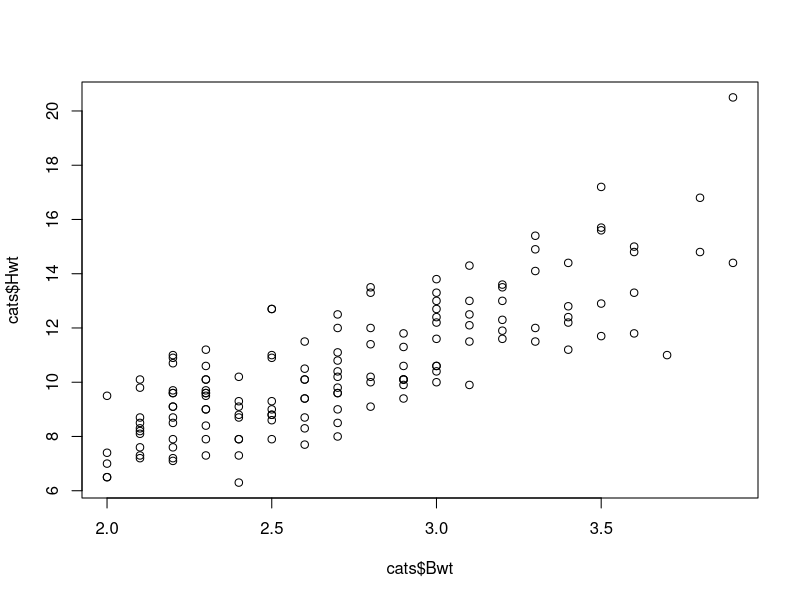
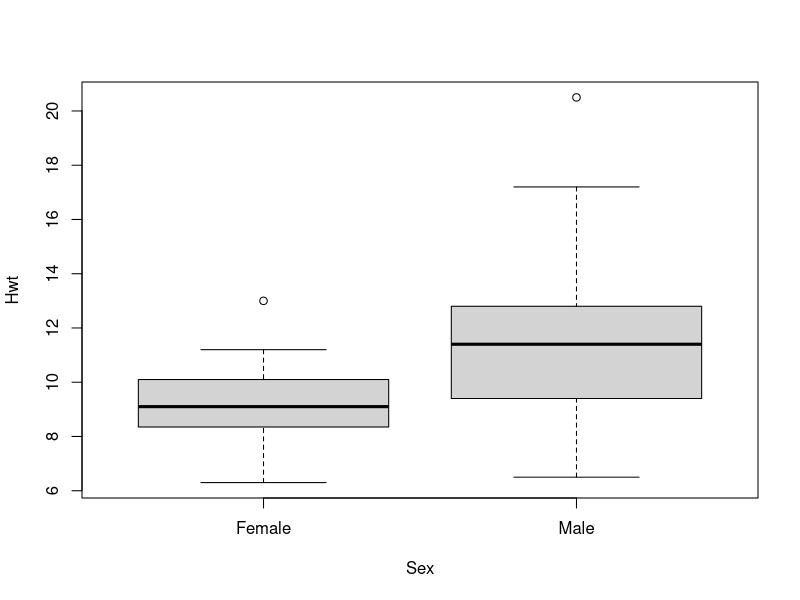
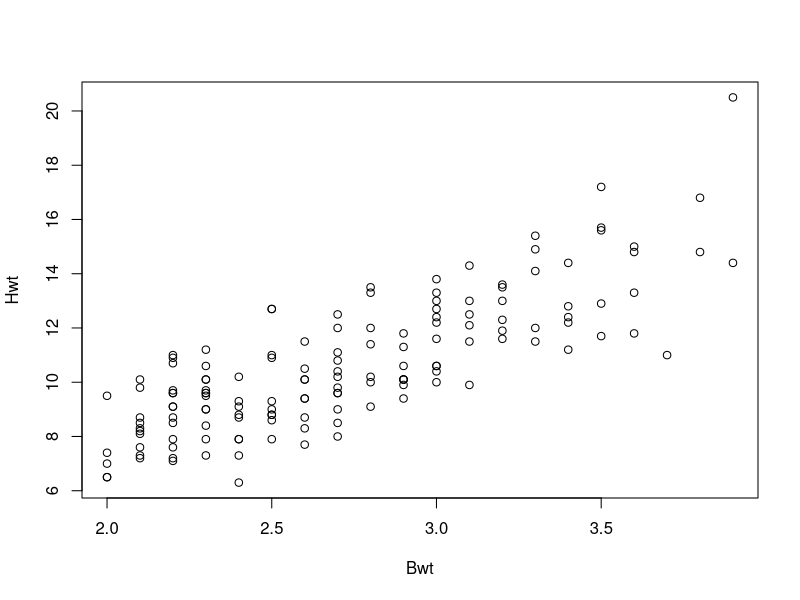
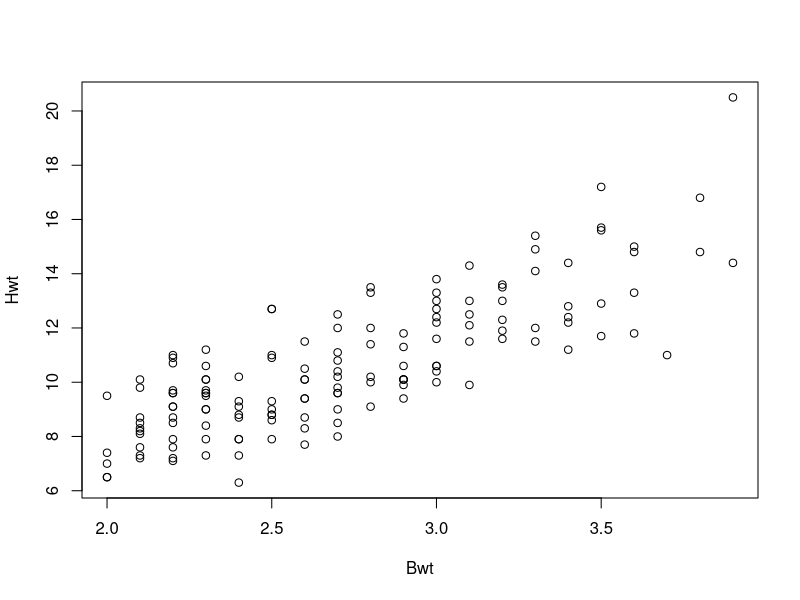
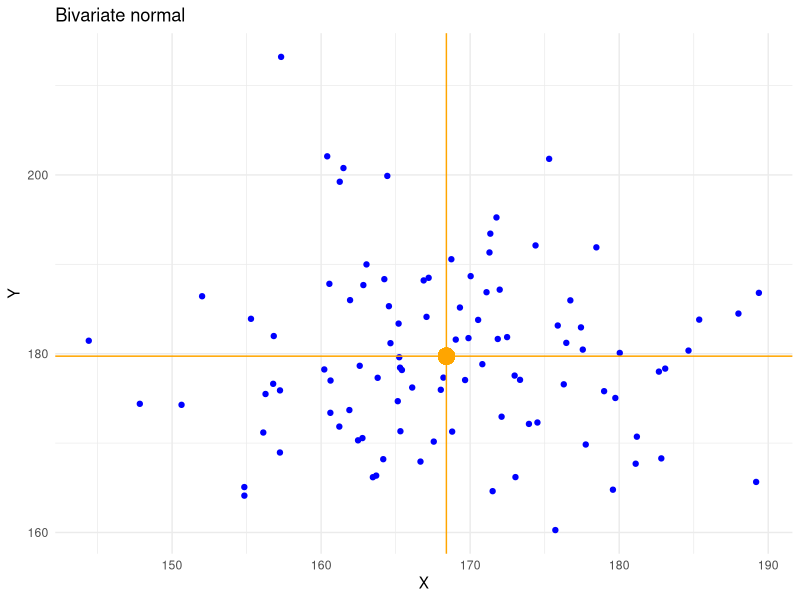
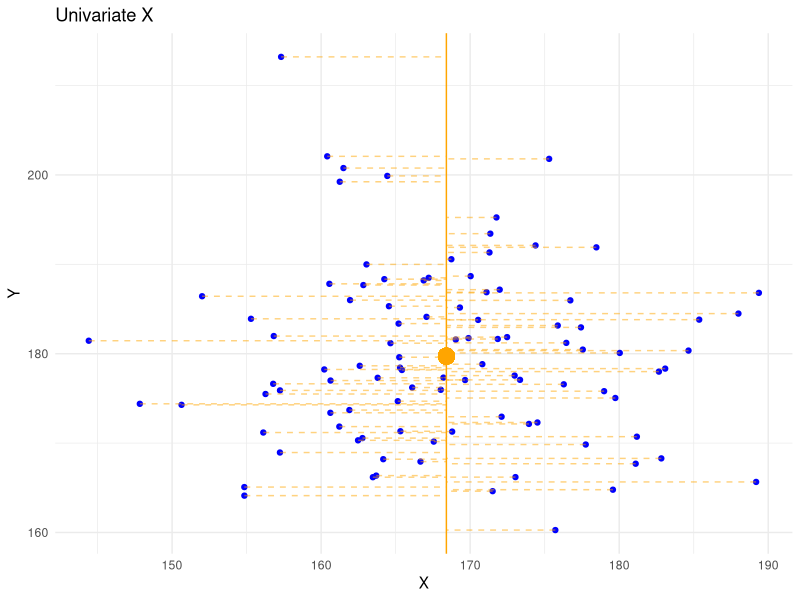
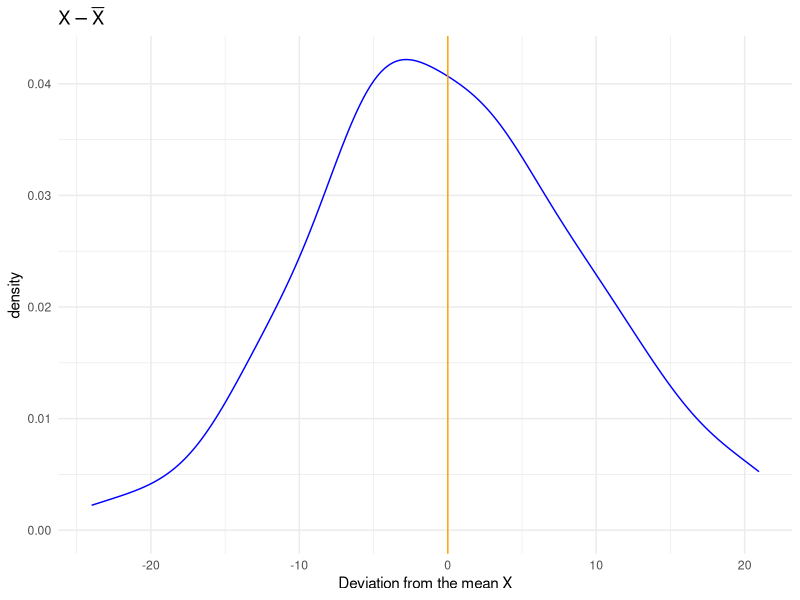
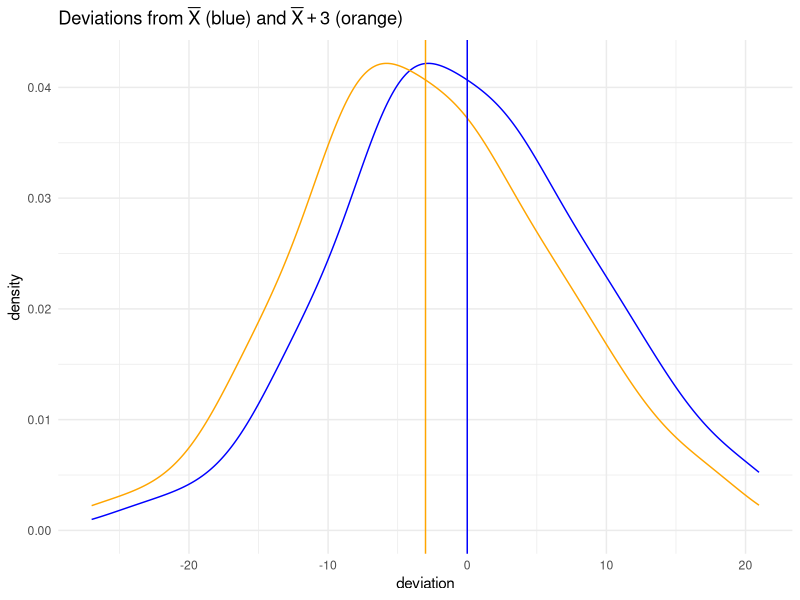

Write the R code that produced these figures, in order.
## ---- chunk 1
library(MASS)     # for the cats data
library(dplyr)    # data manipulation
library(haven)    # in/exporting data
library(magrittr) # pipes
library(mice)     # for the nhanes data
## ---- chunk 2
head(cats)
## ---- chunk 3
str(cats)
## ---- chunk 4
fem.cats <- cats[cats$Sex == "F", ]
dim(fem.cats)
head(fem.cats)
## ---- chunk 5
heavy.cats <- cats[cats$Bwt > 3, ]
dim(heavy.cats)
head(heavy.cats)
## ---- chunk 6
heavy.cats <- subset(cats, Bwt > 3)
dim(heavy.cats)
head(heavy.cats)
## ---- chunk 7
filter(cats, Bwt > 2, Bwt < 2.2, Sex == "F")
## ---- chunk 8
class(cats$Sex)
levels(cats$Sex)
## ---- chunk 9
levels(cats$Sex) <- c("Female", "Male")
table(cats$Sex)
head(cats)
## ---- chunk 10
sorted.cats <- cats[order(cats$Bwt), ]
head(sorted.cats)
## ---- chunk 11
cats.numbers <- cbind(Weight = cats$Bwt, HeartWeight = cats$Hwt)
head(cats.numbers)
## ---- chunk 12
rbind(cats[1:3, ], cats[1:5, ])
## ---- chunk 13
cor(cats[, -1])
## ---- chunk 14
cor.test(cats$Bwt, cats$Hwt)
## ---- chunk 15
plot(cats$Bwt, cats$Hwt)
## ---- chunk 16
t.test(formula = Hwt ~ Sex, data = cats)
## ---- chunk 17
plot(formula = Hwt ~ Sex, data = cats)
## ---- chunk 18
boys  <- read_sav("boys.sav")
boys2 <- transform(boys, hgt = hgt / 100)
boys3 <- filter(boys2, age > 15)
boys4 <- subset(boys3, select = c(hgt, wgt, bmi))
## ---- chunk 19
boys <-
  read_sav("boys.sav") %>%
  transform(hgt = hgt/100) %>%
  filter(age > 15) %>%
  subset(select = c(hgt, wgt, bmi))
## ---- chunk 20
rnorm(10) %>% mean()
## ---- chunk 21
boys %>% cor(use = "pairwise.complete.obs")
## ---- chunk 22
boys %>% subset(select = wgt) %>% na.omit() %>% max()
## ---- chunk 23
nrow(cats)

cats.outl <- 
  cats %>% 
  filter(Hwt < mean(Hwt) + 3 * sd(Hwt), 
         Hwt > mean(Hwt) - 3 * sd(Hwt))

nrow(cats.outl)

cats %>%  
  filter(Hwt > mean(Hwt) + 3 * sd(Hwt))
## ---- chunk 24
cats %>%
  plot(Hwt ~ Bwt, data = .)
## ---- chunk 25
cats %$%
  plot(Hwt ~ Bwt)
## ---- chunk 26
cats %$%
  t.test(Hwt ~ Sex)
## ---- chunk 27
cats.test <- cats %$%
  t.test(Bwt ~ Sex)

cats.test
## ---- chunk 28
library(ggplot2)
set.seed(123)
plotdata <- data.frame(X = rnorm(100, 167.5, 10),
           Y = rnorm(100, 180.8, 10)) 
plotdata %>%
  ggplot(aes(X, Y)) + 
  geom_point(color = "blue") + 
  geom_point(aes(mean(X), mean(Y)), color = "orange", size = 5) + 
  geom_vline(xintercept = 168.4041, color = "orange") + 
  geom_hline(yintercept = 179.7245 , color = "orange") + 
  ggtitle(bquote("Bivariate normal")) + 
  theme_minimal()
## ---- chunk 29
plotdata %>%
  ggplot(aes(X, Y)) + 
  geom_point(color = "blue") + 
  geom_point(aes(mean(X), mean(Y)), color = "orange", size = 5) + 
  geom_segment(aes(xend = 168.4041, yend = Y), color = "orange", lty = 2, alpha = .5) +
  geom_vline(xintercept = 168.4041, color = "orange") + 
  ggtitle(bquote("Univariate" ~X )) + 
  theme_minimal()
## ---- chunk 30
plotdata %>%
  mutate(deviation = X-mean(X)) %>%
  ggplot(aes(deviation)) + 
  geom_density(color = "blue") + 
  geom_vline(xintercept = 0, color = "orange") + 
  ggtitle(expression(X - bar(X))) + xlab("Deviation from the mean X") + 
  theme_minimal()
## ---- chunk 31
plotdata %>%
  mutate("Mean" = X - mean(X), 
         "Mean + 3" = X - (mean(X) + 3)) %>%
  select("Mean", "Mean + 3") %>%
  colSums %>%
  round(digits = 3)
## ---- chunk 32
plotdata %>%
  mutate(deviation = X - mean(X), 
         deviation2 = X - (mean(X) + 3)) %>%
  ggplot() + 
  geom_density(aes(deviation), color = "blue") + 
  geom_density(aes(deviation2), color = "orange") + 
  geom_vline(xintercept = -3, color = "orange") +  
  geom_vline(xintercept = 0, color = "blue") +  
  ggtitle(expression(paste("Deviations from ", bar(X), " (blue) and ", bar(X) + 3, " (orange)")))+
  theme_minimal()
## ---- chunk 33
plotdata %>%
  mutate(deviation = (X-mean(X))/sd(X)) %>%
  ggplot(aes(deviation)) + 
  geom_density(color = "blue") + 
  geom_vline(xintercept = 0, color = "orange") + 
  ggtitle(expression((X - bar(X)) / sigma(X))) + xlab("Standardized deviation from the mean X") + 
  theme_minimal()
## ---- chunk 34
plotdata %>%
  mutate(deviation = (X-mean(X))^2) %>%
  ggplot(aes(deviation)) + 
  geom_density(color = "blue") + 
  geom_vline(xintercept = 0, color = "orange") + 
  ggtitle(expression((X - bar(X))^2)) + xlab("Squared deviation from the mean X") + 
  theme_minimal()
## ---- chunk 35
plotdata %>%
  ggplot(aes(X, Y)) + 
  geom_point(color = "blue") + 
  geom_point(aes(mean(X), mean(Y)), color = "orange", size = 5) +   
  geom_segment(aes(xend = X, yend = 179.7245), color = "orange", lty = 2, alpha = .5) + 
  geom_hline(yintercept = 179.7245, color = "orange") +
  ggtitle(bquote("Univariate" ~Y ))
## ---- chunk 36
plotdata %>%
  ggplot(aes(X, Y)) + 
  geom_point(color = "blue") + 
  geom_point(aes(mean(X), mean(Y)), color = "orange", size = 5) + 
  geom_segment(aes(x = X, y = Y, xend = mean(X), yend = mean(Y)), color = "orange", lty = 2, alpha = .5) +
  ggtitle("Multivariate (X, Y)") + 
  theme_minimal()
## ---- chunk 37
fit <- plotdata %$%
  lm(Y~X)

plotdata %>%
  mutate(predicted = predict(fit),
          residuals = residuals(fit)) %>%
  ggplot(aes(X, Y)) +
  geom_smooth(method = "lm", se = FALSE, color = "orange") +
  geom_segment(aes(xend = X, yend = predicted), color = "orange", alpha = .5) +
  geom_point(aes(color = abs(residuals))) + 
  scale_color_continuous(low = "blue", high = "red") +  
  guides(color = FALSE) +  
  geom_point(aes(y = predicted), shape = 1, color = "orange") +
  ggtitle("Multivariate (X, Y)") + 
  theme_minimal()
## ---- chunk 38
plotdata2 <- data.frame(X = rnorm(100, 167.5, 10)) %>%
  mutate(Y = rnorm(100, 0, 10) - X + 335)

fit <- plotdata2 %$%
  lm(Y~X)

 plotdata2 %>%
   mutate(predicted = predict(fit),
          residuals = residuals(fit)) %>%
  ggplot(aes(X, Y)) +
  geom_smooth(method = "lm", se = FALSE, color = "orange") +
  geom_segment(aes(xend = X, yend = predicted), color = "orange", alpha = .5) +
  geom_point(aes(color = abs(residuals))) + 
  scale_color_continuous(low = "blue", high = "red") +  
  guides(color = FALSE) +  
  geom_point(aes(y = predicted), shape = 1, color = "orange") +
  ggtitle("Multivariate (X, Y), higher correlation") +
  theme_minimal()
